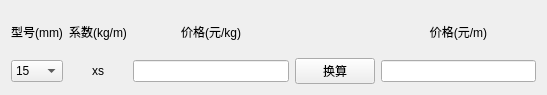
<?xml version="1.0" encoding="UTF-8"?>
<ui version="4.0">
 <class>Form</class>
 <widget class="QWidget" name="Form">
  <property name="geometry">
   <rect>
    <x>0</x>
    <y>0</y>
    <width>547</width>
    <height>95</height>
   </rect>
  </property>
  <property name="windowTitle">
   <string>焊接钢管</string>
  </property>
  <layout class="QHBoxLayout" name="horizontalLayout">
   <item>
    <layout class="QGridLayout" name="gridLayout">
     <item row="0" column="2">
      <widget class="QLabel" name="label_D">
       <property name="text">
        <string>价格(元/kg)</string>
       </property>
       <property name="alignment">
        <set>Qt::AlignCenter</set>
       </property>
      </widget>
     </item>
     <item row="0" column="4">
      <widget class="QLabel" name="label_RES">
       <property name="text">
        <string>价格(元/m)</string>
       </property>
       <property name="alignment">
        <set>Qt::AlignCenter</set>
       </property>
      </widget>
     </item>
     <item row="0" column="1">
      <widget class="QLabel" name="label_XS">
       <property name="text">
        <string>系数(kg/m)</string>
       </property>
       <property name="alignment">
        <set>Qt::AlignCenter</set>
       </property>
      </widget>
     </item>
     <item row="0" column="0">
      <widget class="QLabel" name="label">
       <property name="text">
        <string>型号(mm)</string>
       </property>
       <property name="alignment">
        <set>Qt::AlignCenter</set>
       </property>
      </widget>
     </item>
     <item row="1" column="0">
      <widget class="QComboBox" name="comboBox">
       <item>
        <property name="text">
         <string>15</string>
        </property>
       </item>
       <item>
        <property name="text">
         <string>20</string>
        </property>
       </item>
       <item>
        <property name="text">
         <string>25</string>
        </property>
       </item>
       <item>
        <property name="text">
         <string>32</string>
        </property>
       </item>
       <item>
        <property name="text">
         <string>40</string>
        </property>
       </item>
       <item>
        <property name="text">
         <string>50</string>
        </property>
       </item>
       <item>
        <property name="text">
         <string>65</string>
        </property>
       </item>
       <item>
        <property name="text">
         <string>80</string>
        </property>
       </item>
       <item>
        <property name="text">
         <string>100</string>
        </property>
       </item>
       <item>
        <property name="text">
         <string>125</string>
        </property>
       </item>
       <item>
        <property name="text">
         <string>150</string>
        </property>
       </item>
       <item>
        <property name="text">
         <string>200</string>
        </property>
       </item>
      </widget>
     </item>
     <item row="1" column="1">
      <widget class="QLabel" name="label_XS_var">
       <property name="text">
        <string>xs</string>
       </property>
       <property name="alignment">
        <set>Qt::AlignCenter</set>
       </property>
      </widget>
     </item>
     <item row="1" column="2">
      <widget class="QLineEdit" name="lineEdit_D"/>
     </item>
     <item row="1" column="3">
      <widget class="QPushButton" name="pushButton">
       <property name="text">
        <string>换算</string>
       </property>
      </widget>
     </item>
     <item row="1" column="4">
      <widget class="QLineEdit" name="lineEdit_RES"/>
     </item>
    </layout>
   </item>
  </layout>
 </widget>
 <resources/>
 <connections/>
</ui>
